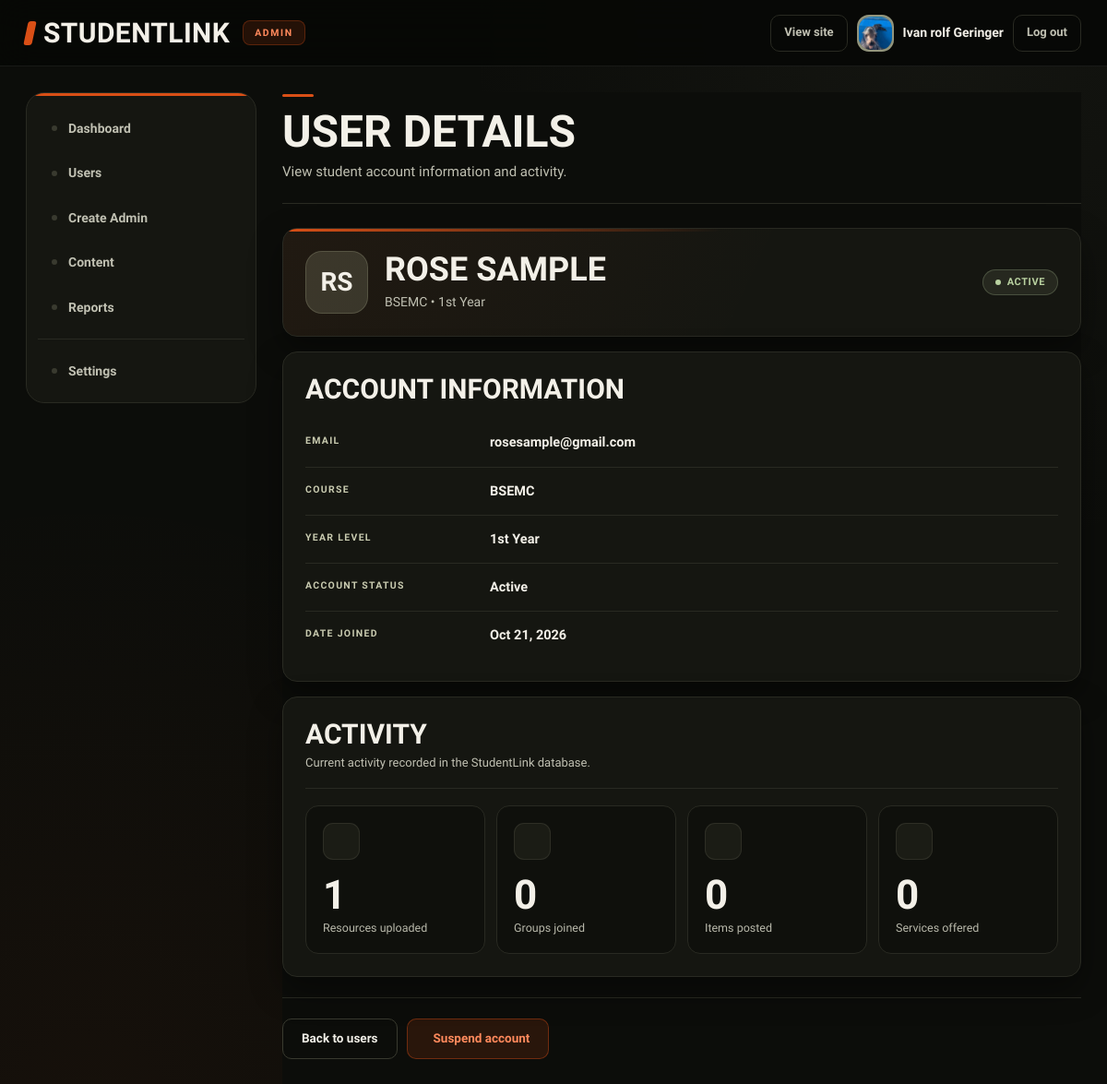
/admin/user-view.php?id=2 (signed in), run on the app's committed database.
### tables this page shows
CREATE TABLE `users` (
  `id` int(10) UNSIGNED NOT NULL,
  `full_name` varchar(100) NOT NULL,
  `email` varchar(150) NOT NULL,
  `password_hash` varchar(255) DEFAULT NULL,
  `google_id` varchar(64) DEFAULT NULL,
  `course` varchar(50) DEFAULT NULL,
  `year_level` varchar(20) DEFAULT NULL,
  `about` text DEFAULT NULL,
  `skills` varchar(255) DEFAULT NULL,
  `photo_path` varchar(255) DEFAULT NULL,
  `role` enum('student','admin') NOT NULL DEFAULT 'student',
  `status` enum('Active','Suspended') NOT NULL DEFAULT 'Active',
  `created_at` timestamp NOT NULL DEFAULT current_timestamp()
);

### includes/functions.php (called while the page is built, shortened)
<?php
function e($v) {
    return htmlspecialchars((string)$v, ENT_QUOTES, 'UTF-8');
}
function initials(string $name) {
    $p = preg_split('/\s+/', trim($name));
    return strtoupper(
        substr($p[0] ?? '', 0, 1) .
        (isset($p[1]) ? substr($p[1], 0, 1) : '')
    );
}

### admin/user-view.php (the view, shortened to what this page needs)
<?php
require_once __DIR__ . '/../db_connect.php';
require_once __DIR__ . '/../includes/functions.php';
$userId = filter_input(INPUT_GET, 'id', FILTER_VALIDATE_INT);
$stmt = $conn->prepare("
    SELECT
        u.id,
        u.full_name AS name,
        u.email,
        COALESCE(NULLIF(u.course, ''), 'Not specified') AS course,
        COALESCE(NULLIF(u.year_level, ''), 'Not specified') AS year,
        u.status,
        u.created_at AS joined,
        /* Active uploaded resources */
        (
            SELECT COUNT(*)
            FROM resources r
            WHERE r.user_id = u.id
              AND r.status = 'Active'
        ) AS resources,
        /* Memberships in active study groups */
        (
            SELECT COUNT(*)
            FROM group_members gm
            INNER JOIN study_groups sg
                ON sg.id = gm.group_id
            WHERE gm.user_id = u.id
              AND sg.status = 'Active'
        ) AS groups,
        /* Active item listings */
        (
            SELECT COUNT(*)
            FROM items i
            WHERE i.user_id = u.id
              AND i.status = 'Active'
        ) AS items,
        /* Active service listings */
        (
            SELECT COUNT(*)
            FROM services s
            WHERE s.user_id = u.id
              AND s.status = 'Active'
        ) AS services
    FROM users u
    WHERE u.id = ?
      AND LOWER(u.role) = 'student'
    LIMIT 1
");
$stmt->bind_param('i', $userId);
$stmt->execute();
$result = $stmt->get_result();
$u = $result->fetch_assoc();
require_once __DIR__ . '/../includes/admin-header.php';
?>
<link rel="stylesheet" href="user-view.css">
<main class="admin-user-view">
    <header class="page-head">
        <div>
            <h1>User details</h1>
            <p>View student account information and activity.</p>
        </div>
    </header>
    <section class="info who-card">
        <span class="avatar-lg">
            <?= e(initials($u['name'])) ?>
        </span>
        <div class="user-view-profile-info">
            <h2><?= e($u['name']) ?></h2>
            <p>
                <?= e($u['course']) ?>
                &bull;
                <?= e($u['year']) ?>
            </p>
        </div>
        <span class="status <?= e(status_class($u['status'])) ?>">
            <?= e($u['status']) ?>
        </span>
    </section>
    <section class="info user-view-section">
        <h2>Account information</h2>
        <dl class="kv">
            <dt>Email</dt>
            <dd><?= e($u['email']) ?></dd>
            <dt>Course</dt>
            <dd><?= e($u['course']) ?></dd>
            <dt>Year level</dt>
            <dd><?= e($u['year']) ?></dd>
            <dt>Account status</dt>
            <dd><?= e($u['status']) ?></dd>
            <dt>Date joined</dt>
            <dd>
                <?= !empty($u['joined'])
                    ? e(fmt_date($u['joined']))
                    : 'Not available' ?>
            </dd>
        </dl>
    </section>
    <section class="info user-view-section">
        <div class="user-view-section-heading">
            <div>
                <h2>Activity</h2>
                <p>Current activity recorded in the StudentLink database.</p>
            </div>
        </div>
        <div class="user-activity-grid">
            <article class="user-activity-card">
                <span class="user-activity-icon">
                </span>
                <div>
                    <strong><?= number_format((int) $u['resources']) ?></strong>
                    <p>Resources uploaded</p>
                </div>
            </article>
            <article class="user-activity-card">
                <span class="user-activity-icon">
                </span>
                <div>
                    <strong><?= number_format((int) $u['groups']) ?></strong>
                    <p>Groups joined</p>
                </div>
            </article>
            <article class="user-activity-card">
                <span class="user-activity-icon">
                </span>
                <div>
                    <strong><?= number_format((int) $u['items']) ?></strong>
                    <p>Items posted</p>
                </div>
            </article>
            <article class="user-activity-card">
                <span class="user-activity-icon">
                </span>
                <div>
                    <strong><?= number_format((int) $u['services']) ?></strong>
                    <p>Services offered</p>
                </div>
            </article>
        </div>
    </section>
    <form class="actions user-view-actions" method="post">
        <a class="btn btn-primary" href="users.php">
            Back to users
        </a>
        <?php if (strtolower($u['status']) === 'active'): ?>
            <button
                class="btn btn-danger"
                type="submit"
                name="action"
                value="suspend"
                onclick="return confirm('Are you sure you want to suspend this student account?')"
            >
                Suspend account
            </button>
        <?php endif; ?>
    </form>
</main>
<?php
require_once __DIR__ . '/../includes/admin-footer.php';
?>

### includes/admin-header.php (shortened to what this page needs)
<?php
require_once __DIR__ . '/functions.php';
require_once __DIR__ . '/../db_connect.php';
$sessionUserId = (int) ($_SESSION['user_id'] ?? 0);
$authStmt = $conn->prepare(
    "SELECT id, full_name, email, role, status, photo_path
     FROM users
     WHERE id = ?
     LIMIT 1"
);
$authStmt->bind_param('i', $sessionUserId);
$authStmt->execute();
$authResult = $authStmt->get_result();
$verifiedAccount = $authResult->fetch_assoc();
if (!function_exists('fmt_date')) {
    function fmt_date($date)
    {
        $timestamp = strtotime($date);
        return date('M d, Y', $timestamp);
    }
}
if (!function_exists('status_class')) {
    function status_class($status)
    {
        $status = strtolower(trim((string) $status));
        switch ($status) {
            case 'active':
                return 'active';
        }
    }
}
$admin = [
    'id'         => (int) $verifiedAccount['id'],
    'name'       => $verifiedAccount['full_name'] ?: $verifiedAccount['email'],
    'email'      => $verifiedAccount['email'],
    'photo_path' => $verifiedAccount['photo_path'] ?? ''
];
$active = $active ?? '';
$menu = [
    'admin-dashboard' => 'Dashboard',
    'users'           => 'Users',
    'create-admin'    => 'Create Admin',
    'content'         => 'Content',
    'reports'         => 'Reports'
];
?>
<!doctype html>
<html lang="en">
<head>
</head>
<body>
<header class="admin-bar">
    <a class="logo" href="admin-dashboard.php">Studentlink</a>
    <span class="role-chip">Admin</span>
    <div class="who">
    <a href="/Studenlink_Website/studentlink/dashboard.php"
       target="_blank"
       rel="noopener">
        View site
    </a>
    <a
        class="avatar"
        href="settings.php"
        aria-label="Your profile"
        title="<?= e($admin['name']) ?>"
    >
        <?php if (!empty($admin['photo_path'])): ?>
            <img
                src="<?= e('../' . ltrim($admin['photo_path'], '/')) ?>"
                alt="Admin profile photo"
            >
        <?php else: ?>
            <?= e(initials($admin['name'])) ?>
        <?php endif; ?>
    </a>
    <strong><?= e($admin['name']) ?></strong>
    <a href="../logout.php">Log out</a>
</div>
</header>
<div class="admin">
    <aside class="side">
        <nav aria-label="Admin">
            <?php foreach ($menu as $k => $label): ?>
                <a href="<?= e($k) ?>.php"<?= $active === $k ? ' aria-current="page"' : '' ?>><?= e($label) ?></a>
            <?php endforeach; ?>
            <hr>
            <a href="settings.php"<?= $active === 'settings' ? ' aria-current="page"' : '' ?>>Settings</a>
        </nav>
    </aside>
    <main class="main">

### data on the page
users: photo_path (picture), full_name "Ivan rolf Geringer"
users: full_name "RS", full_name "ROSE SAMPLE", status "ACTIVE", email "rosesample@gmail.com", status "Active", created_at "Oct 21, 2026"

### other printed values
$label "Dashboard"
$label "Users"
$label "Create Admin"
$label "Content"
$label "Reports"
$u['course'] "BSEMC"
$u['year'] "1st Year"
$u['resources'] "1"
$u['groups'] "0"
$u['items'] "0"
$u['services'] "0"
